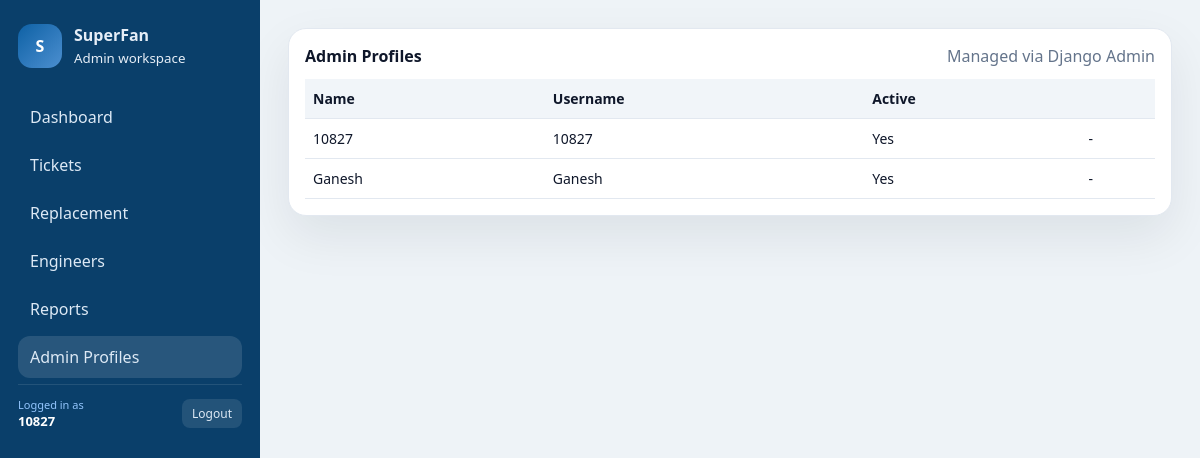
The app's page /panel/admins/ (signed in) with its own data.
### core/models.py (models this page shows, shortened)
class AdminProfile(models.Model):
    user = models.OneToOneField(settings.AUTH_USER_MODEL, on_delete=models.CASCADE, related_name='admin_profile')
    active = models.BooleanField(default=True)

### core/panel_views.py (the view)
# urls.py: path("admins/", panel_views.panel_admins, name="panel_admins"),
@login_required(login_url="/panel/login/")
def panel_admins(request):
    if not request.user.is_staff:
        return redirect("panel:panel_login")
    admins = AdminProfile.objects.select_related("user").order_by("user__username")
    return render(
        request,
        "panel/admins.html",
        {
            "admins": admins,
            "page_title": "Admin Profiles",
        },
    )

### support_backend/template_flags.py (called while the page is built)
def panel_flags(request):
    return {
        "PANEL_SHOW_FILTERS": getattr(settings, "PANEL_SHOW_FILTERS", True),
        "PANEL_SHOW_ENGINEER_ADD": getattr(settings, "PANEL_SHOW_ENGINEER_ADD", True),
        "PANEL_SHOW_ADMIN_LINK": getattr(settings, "PANEL_SHOW_ADMIN_LINK", True),
    }

### templates/panel/admins.html
{% extends "panel/base.html" %}
{% block content %}
  <div class="card">
    <div style="display:flex;align-items:center;justify-content:space-between;">
      <strong>Admin Profiles</strong>
      <span class="muted">Managed via Django Admin</span>
    </div>
    <div style="margin-top:12px;overflow:auto;">
      <table class="table">
        <thead>
          <tr>
            <th>Name</th>
            <th>Username</th>
            <th>Active</th>
            <th></th>
          </tr>
        </thead>
        <tbody>
          {% for a in admins %}
            <tr>
              <td>{{ a.user.get_full_name|default:a.user.username }}</td>
              <td>{{ a.user.username }}</td>
              <td>{% if a.active %}Yes{% else %}No{% endif %}</td>
              <td>-</td>
            </tr>
          {% empty %}
            <tr><td colspan="4" class="muted">No admins found.</td></tr>
          {% endfor %}
        </tbody>
      </table>
    </div>
  </div>
{% endblock %}

### templates/panel/base.html (shortened to what this page needs)
{% load static %}
<!DOCTYPE html>
<html lang="en">
  <head>
  </head>
  <body>
    <div class="shell">
      <aside class="sidebar">
        <div class="brand">
          <div class="brand-badge">S</div>
          <div>
            <div style="font-weight:700;">SuperFan</div>
            <small>Admin workspace</small>
          </div>
        </div>
        <nav class="nav">
          <a href="/panel/" class="{% if page_title == 'Dashboard' %}active{% endif %}">Dashboard</a>
          <a href="/panel/tickets/" class="{% if page_title == 'Tickets' %}active{% endif %}">Tickets</a>
          <a href="/panel/replacements/" class="{% if page_title == 'Replacement' %}active{% endif %}">Replacement</a>
          <a href="/panel/engineers/" class="{% if page_title == 'Engineers' %}active{% endif %}">Engineers</a>
          <a href="/panel/reports/" class="{% if page_title == 'Reports' %}active{% endif %}">Reports</a>
          <a href="/panel/admins/" class="{% if page_title == 'Admin Profiles' %}active{% endif %}">Admin Profiles</a>
          <div style="margin-top:auto;padding-top:12px;border-top:1px solid rgba(255,255,255,0.1);display:flex;align-items:center;justify-content:space-between;gap:8px;">
            <div>
              <div style="font-size:11px;color:#93c5fd;">Logged in as</div>
              <div style="font-weight:600;color:white;font-size:13px;">{{ user.get_full_name|default:user.username }}</div>
            </div>
            <a href="/panel/logout/" onclick="document.getElementById('logout-modal').style.display='flex';return false;" style="padding:6px 10px;background:rgba(255,255,255,0.1);border-radius:8px;color:#dde9f5;font-size:12px;">Logout</a>
          </div>
        </nav>
      </aside>
      <main class="content">
        {% block content %}{% endblock %}
      </main>
    </div>
  </body>
</html>

### templates/panel/base.html (style rules this page uses)
:root { --bg: #eef3f7; --surface: #ffffff; --muted: #64748b; --ink: #0f172a; --accent: #0e61a5; --accent-2: #4c8fd0; --border: #e2e8f0; --shadow: 0 20px 50px rgba(15, 23, 42, 0.08); }
* { box-sizing: border-box; }
body { margin: 0; font-family: "Segoe UI", system-ui, -apple-system, sans-serif; background: var(--bg); color: var(--ink); overflow: hidden; }
.shell { display: grid; grid-template-columns: 260px 1fr; height: 100vh; }
.sidebar { background: #0a3f6a; color: #e6eef7; padding: 24px 18px; overflow-y: auto; }
.brand { display: flex; align-items: center; gap: 12px; margin-bottom: 28px; }
.brand-badge { width: 44px; height: 44px; border-radius: 14px; background: linear-gradient(135deg, #0e61a5, #4c8fd0); display: grid; place-items: center; color: white; font-weight: 700; }
.nav { display: grid; gap: 6px; }
.nav a { color: #dde9f5; text-decoration: none; padding: 10px 12px; border-radius: 12px; display: flex; align-items: center; gap: 8px; }
.nav a.active, .nav a:hover { background: rgba(255,255,255,0.12); }
.content { padding: 28px; overflow-y: auto; }
.card { background: var(--surface); border: 1px solid var(--border); border-radius: 18px; padding: 16px; box-shadow: var(--shadow); }
.muted { color: var(--muted); }
.table { width: 100%; border-collapse: collapse; font-size: 14px; }
.table th, .table td { padding: 10px 8px; border-bottom: 1px solid var(--border); text-align: left; }
.table th { color: #0f172a; font-weight: 700; background: #f1f5f9; }

### records on screen
AdminProfile: user.get_full_name "10827", user.username "10827", active "Yes"
AdminProfile: user.get_full_name "Ganesh", user.username "Ganesh", active "Yes"

### other values on screen
{{ user.get_full_name|default:user.username }} "10827"
